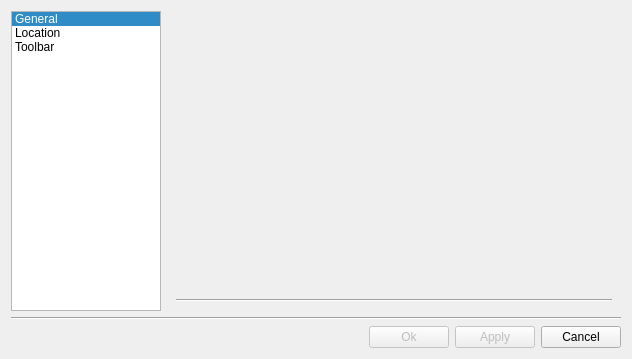
<?xml version="1.0" encoding="UTF-8"?>
<ui version="4.0">
 <class>ConfigDialog</class>
 <widget class="QDialog" name="ConfigDialog">
  <property name="geometry">
   <rect>
    <x>0</x>
    <y>0</y>
    <width>632</width>
    <height>357</height>
   </rect>
  </property>
  <property name="sizePolicy">
   <sizepolicy hsizetype="Fixed" vsizetype="Expanding">
    <horstretch>0</horstretch>
    <verstretch>0</verstretch>
   </sizepolicy>
  </property>
  <property name="maximumSize">
   <size>
    <width>750</width>
    <height>358</height>
   </size>
  </property>
  <property name="windowTitle">
   <string>Dialog</string>
  </property>
  <layout class="QVBoxLayout" name="verticalLayout">
   <item>
    <layout class="QHBoxLayout" name="horizontalLayout">
     <item>
      <widget class="QListWidget" name="listWidget">
       <property name="minimumSize">
        <size>
         <width>150</width>
         <height>300</height>
        </size>
       </property>
       <property name="maximumSize">
        <size>
         <width>150</width>
         <height>300</height>
        </size>
       </property>
       <property name="verticalScrollBarPolicy">
        <enum>Qt::ScrollBarAlwaysOff</enum>
       </property>
       <property name="horizontalScrollBarPolicy">
        <enum>Qt::ScrollBarAlwaysOff</enum>
       </property>
       <property name="iconSize">
        <size>
         <width>38</width>
         <height>38</height>
        </size>
       </property>
       <property name="spacing">
        <number>0</number>
       </property>
       <property name="currentRow">
        <number>0</number>
       </property>
       <item>
        <property name="text">
         <string>General</string>
        </property>
       </item>
       <item>
        <property name="text">
         <string>Location</string>
        </property>
       </item>
       <item>
        <property name="text">
         <string>Toolbar</string>
        </property>
       </item>
      </widget>
     </item>
     <item>
      <widget class="QStackedWidget" name="stackedWidget">
       <property name="currentIndex">
        <number>0</number>
       </property>
       <widget class="QWidget" name="page">
        <layout class="QVBoxLayout" name="generalOptionsLayout">
         <item>
          <widget class="QLabel" name="generalLabel">
           <property name="text">
            <string/>
           </property>
          </widget>
         </item>
         <item>
          <widget class="Line" name="line_2">
           <property name="orientation">
            <enum>Qt::Horizontal</enum>
           </property>
          </widget>
         </item>
        </layout>
       </widget>
       <widget class="QWidget" name="page_2">
        <layout class="QVBoxLayout" name="locationLayout">
         <item>
          <widget class="QLabel" name="locationLabel">
           <property name="text">
            <string/>
           </property>
          </widget>
         </item>
         <item>
          <widget class="Line" name="line_3">
           <property name="orientation">
            <enum>Qt::Horizontal</enum>
           </property>
          </widget>
         </item>
        </layout>
       </widget>
       <widget class="QWidget" name="page_3">
        <layout class="QVBoxLayout" name="toolbarLayout">
         <item>
          <widget class="QLabel" name="toolbarLabel">
           <property name="text">
            <string/>
           </property>
          </widget>
         </item>
         <item>
          <widget class="Line" name="line_4">
           <property name="orientation">
            <enum>Qt::Horizontal</enum>
           </property>
          </widget>
         </item>
        </layout>
       </widget>
      </widget>
     </item>
    </layout>
   </item>
   <item>
    <widget class="Line" name="line">
     <property name="orientation">
      <enum>Qt::Horizontal</enum>
     </property>
    </widget>
   </item>
   <item>
    <layout class="QHBoxLayout" name="horizontalLayout_2">
     <item>
      <spacer name="horizontalSpacer">
       <property name="orientation">
        <enum>Qt::Horizontal</enum>
       </property>
       <property name="sizeHint" stdset="0">
        <size>
         <width>40</width>
         <height>20</height>
        </size>
       </property>
      </spacer>
     </item>
     <item>
      <widget class="QPushButton" name="acceptButton">
       <property name="enabled">
        <bool>false</bool>
       </property>
       <property name="text">
        <string>Ok</string>
       </property>
      </widget>
     </item>
     <item>
      <widget class="QPushButton" name="applyButton">
       <property name="enabled">
        <bool>false</bool>
       </property>
       <property name="text">
        <string>Apply</string>
       </property>
      </widget>
     </item>
     <item>
      <widget class="QPushButton" name="cancelButton">
       <property name="text">
        <string>Cancel</string>
       </property>
      </widget>
     </item>
    </layout>
   </item>
  </layout>
 </widget>
 <resources/>
 <connections>
  <connection>
   <sender>listWidget</sender>
   <signal>currentRowChanged(int)</signal>
   <receiver>stackedWidget</receiver>
   <slot>setCurrentIndex(int)</slot>
   <hints>
    <hint type="sourcelabel">
     <x>93</x>
     <y>178</y>
    </hint>
    <hint type="destinationlabel">
     <x>573</x>
     <y>6</y>
    </hint>
   </hints>
  </connection>
  <connection>
   <sender>acceptButton</sender>
   <signal>clicked()</signal>
   <receiver>ConfigDialog</receiver>
   <slot>close()</slot>
   <hints>
    <hint type="sourcelabel">
     <x>478</x>
     <y>337</y>
    </hint>
    <hint type="destinationlabel">
     <x>397</x>
     <y>331</y>
    </hint>
   </hints>
  </connection>
  <connection>
   <sender>cancelButton</sender>
   <signal>clicked()</signal>
   <receiver>ConfigDialog</receiver>
   <slot>close()</slot>
   <hints>
    <hint type="sourcelabel">
     <x>589</x>
     <y>338</y>
    </hint>
    <hint type="destinationlabel">
     <x>347</x>
     <y>332</y>
    </hint>
   </hints>
  </connection>
 </connections>
</ui>
